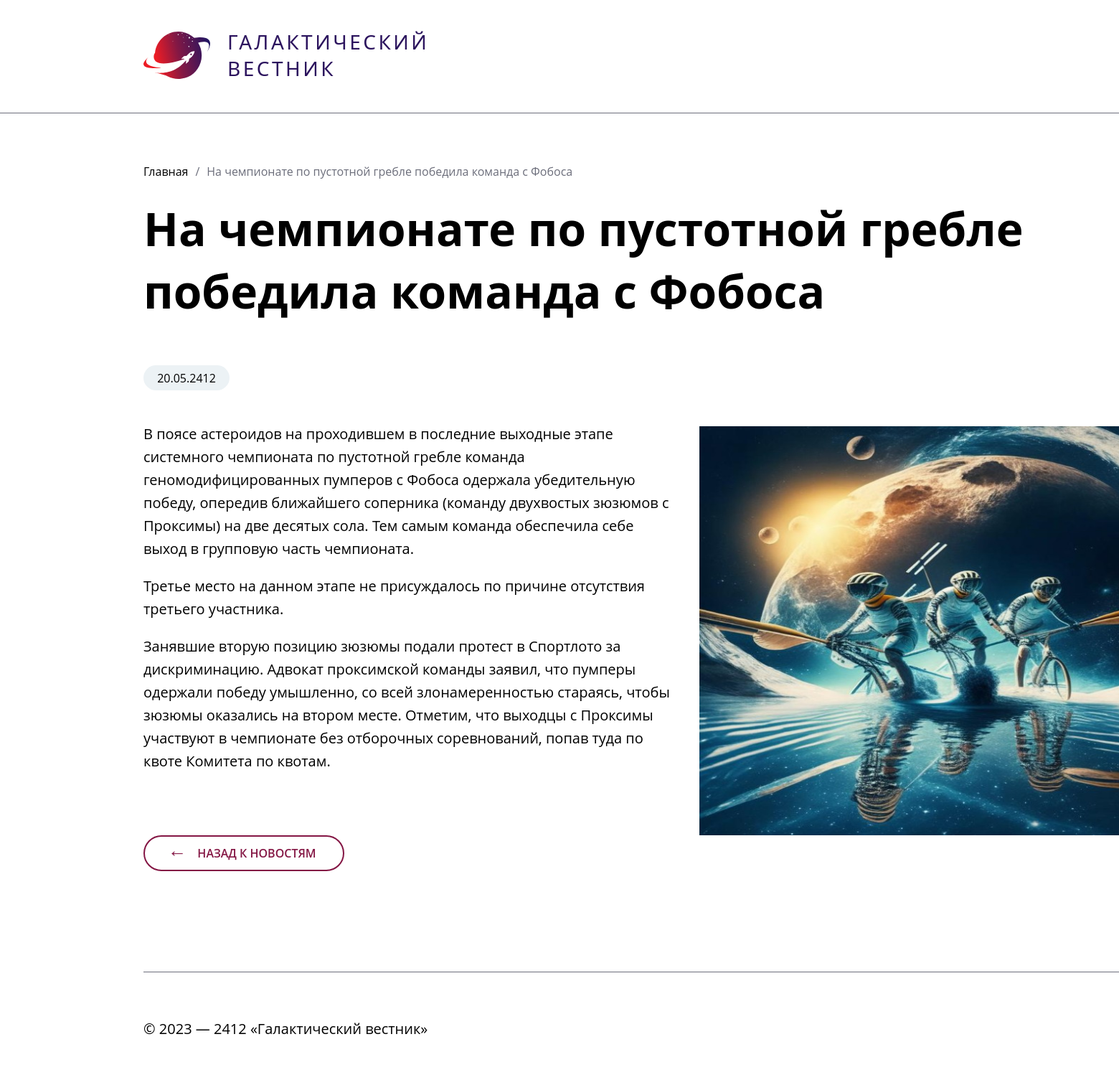
Page /work_news.php/?id=2 on the committed database.
### tables this page shows
CREATE TABLE `news` (
  `id` int(11) unsigned NOT NULL AUTO_INCREMENT,
  `date` datetime NULL DEFAULT NULL,
  `title` varchar(250) NOT NULL DEFAULT '',
  `announce` text NULL DEFAULT NULL,
  `content` text NULL DEFAULT NULL,
  `image` varchar(250) NOT NULL DEFAULT '',
  PRIMARY KEY (`id`),
  KEY `id` (`id`),

  KEY `idx_news_date` (`date`));

### resources/Repository.php (called while the page is built, shortened)
<?php
    class Repository{
        private function getRepo(){
            require 'connect.php';
            mysqli_query($link, "SET NAMES 'utf8'");
            $query = "SELECT * FROM news";
            $res = mysqli_query($link, $query) or die(mysqli_error($link));
            for ($data = []; $row = mysqli_fetch_assoc($res);$data[] = $row);
            return $data;
        }
        public function getTitles(){
            $titles = [];
            foreach ($this->getRepo() as $news){
                $titles[$news['id']] = $news['title'];
            }
            return $titles;
        }
        public function getNews(){
            $content = [];
            foreach($this->getRepo() as $news){
                $content[$news['id']] = $news;
            }
            return $content;
        }
    }
?>

### work_news/controllers/WorkNewsPage.php (called while the page is built)
<?php
require_once 'resources/Repository.php';
    class WorkNews extends Repository{
        public function getWorkNewsByIndex() {
            $data = [];
            $content = $this->getNews();
            if(isset($_GET['id'])){
                $id = $_GET['id'];
                if(isset($content[$id])){
                    $data = $content[$id];
                }
                return $data;
            }
        }
    }
?>

### work_news/controllers/WorkNewsTitle.php (called while the page is built, shortened)
<?php
require_once 'resources/Repository.php';
class WorkNewsTitle extends Repository{
    public function showWNTitle(){
        $titleItem = $this->getTitles();
    }
}

### work_news/models/work_news_title.php (called while the page is built, shortened)
<?php
    require_once 'work_news/controllers/WorkNewsTitle.php';
    $work_news_title = new WorkNewsTitle();
    $work_news_title->showWNTitle();
?>

### work_news/models/news_index.php (the view, shortened to what this page needs)
<div class ="menu">
	<a href="/project/main.php">Главная</a>
	<p>/</p>
	<?php
	require_once 'work_news/controllers/WorkNewsPage.php';
	$work_news = new WorkNews();
	$news = $work_news->getWorkNewsByIndex();
	$title = $news['title'];
	$date_db = date_create($news['date']);
	$date = date_format($date_db, 'd.m.Y');
	$content = $news['content'];
	$pic = "/project/pics/$news[image]";
	?>
	<p> <?php echo $title ?> </p>
</div>
<h1> <?php echo $title ?> </h1>
<div class="main-content">
	<div class ="text">
		<div class="news-time">
			<p> <?php echo $date ?> </p>
		</div>
		<div class="news-text">
			<?php echo $content ?>
		</div>
	</div>
	<div class="img">
		<img src="<?php echo $pic ?>" alt="content picture">
	</div>
</div>
<div class="back-page">
	<a href="/project/main.php">
		<span class="left-arr">&#8592</span>
		НАЗАД К НОВОСТЯМ
	</a>
</div>

### work_news.php (shortened to what this page needs)
<!DOCTYPE html>
<html lang="ru">
    <head>
        <link rel="stylesheet" href="/project/resources/styles.css">
        <?php require 'work_news/models/work_news_title.php'; ?>
    </head>
    <body>
        <header>
        </header>
        <div class="content-news wrapper">
			<?php include 'work_news/models/news_index.php' ?>
        </div>
        <footer>
        </footer>
    </body>
</html>

### resources/styles.css (style rules this page uses)
* { margin: 0; padding: 0; }
a { text-decoration: none; }
h1, h2, p, a { font-family: 'Open Sans'; }
body { width: 1920px; }
.wrapper { box-sizing: border-box; padding: 0 200px; }
header { box-sizing: border-box; border-bottom: 1px solid #6C6E7B; justify-content: space-between; align-items: center; padding-top: 40px; padding-bottom: 43px; }
.header a { display: block; width: 390px; }
.header a .logo { display: flex; }
.header .logo img { background-image: 'logo.svg'; }
.header .logo h2 { padding-left: 24px; font-family: 'Segoe UI'; font-weight: 400; font-size: 28px; line-height: 37px; letter-spacing: 3.5px; color: #2C145E; }
.block-news .news .news-subject .news-time, .content-news .main-content .news-time { display: flex; border-radius: 60px; width: 120px; height: 35px; background-color: #ECF2F5; justify-content: center; align-items: center; }
footer .copyright { border-top: 1px solid #6C6E7B; box-sizing: border-box; font-size: 20px; padding: 65px 0; }
.content-news .menu { box-sizing: border-box; display: flex; margin-top: 70px; }
.content-news .menu a { color: #000000; }
.content-news .menu p { box-sizing: border-box; color: #6C6E7B; margin-left: 10px; }
.content-news .main-content { display: flex; }
.content-news .main-content .text, .content-news .main-content .img { width: 760px; }
.content-news .main-content .text { box-sizing: border-box; padding-right: 10px; }
.content-news h1 { box-sizing: border-box; font-size: 64px; margin-top: 25px; }
.content-news .main-content .text .news-time { box-sizing: border-box; margin-top: 60px; }
.content-news .main-content .text .news-text { box-sizing: border-box; margin-top: 45px; font-size: 20px; line-height: 32px; }
.content-news .main-content .text .news-text p { box-sizing: border-box; margin-bottom: 1em; }
.content-news .main-content .img { display: flex; box-sizing: border-box; align-items: center; justify-content: center; margin-top: 145px; margin-left: 20px; }
.content-news .main-content .img img { width: 740px; height: 570px; }
.content-news .back-page { display: flex; box-sizing: border-box; width: 280px; height: 50px; border: 2px solid #841644; border-radius: 30px; align-items: center; justify-content: center; margin-bottom: 140px; }
.content-news .back-page a { display: flex; position: absolute; font-weight: 600; font-size: 16px; color: #841644; align-items: center; justify-content: center; }
.content-news .back-page a .left-arr { box-sizing: border-box; display: flex; position: relative; left: -5px; top: -5px; margin-right: 10px; align-items: center; color: #841644; height: 15px; font-size: 26px; }

### rows in the picture
news: title "На чемпионате по пустотной гребле победила команда с Фобоса", date "20.05.2412", content "В поясе астероидов на проходившем в последние выходные этапе системного чемпионата по пустотной гребле команда геномодифицированных пумперов с Фобоса одержала убедительную победу, опередив ближайшего соперника (команду двухвостых зюзюмов с Проксимы) на две десятых сола. Тем самым команда обеспечила себе выход в групповую часть чемпионата. Третье место на данном этапе не присуждалось по причине отсутствия третьего участника. Занявшие вторую позицию зюзюмы подали протест в Спортлото за дискриминацию. Адвокат проксимской команды заявил, что пумперы одержали победу умышленно, со всей злонамеренностью стараясь, чтобы зюзюмы оказались на втором месте. Отметим, что выходцы с Проксимы участвуют в…", image (picture)
